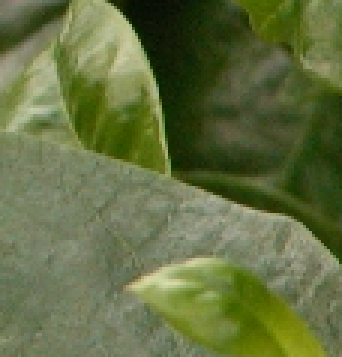
%> input picture 291/000t12.bmp, 114 x 119 px (shown 3 times larger); its folder holds only this picture in this run
$ octave aug_train_h5.m   (GNU Octave 9; MATLAB toolbox functions it lacks are replaced by stand-ins)
%> lines starting %> are read from the running program, lines starting %| are printed output that depends on the picture


clear
dataDir = '291';%fullfile('data', '291');
%mkdir('train');
count_train = 1;
count_label = 1;
f_lst = [];
f_lst = [f_lst; dir(fullfile(dataDir, '*.jpg'))];
f_lst = [f_lst; dir(fullfile(dataDir, '*.bmp'))];
patch_size = 41;
stride = 41;
data = zeros(patch_size, patch_size, 1, 1);
label = zeros(patch_size, patch_size, 1, 1);
down = [1,0.9,0.8,0.7];%
for f_iter = 1:numel(f_lst)
    %     disp(f_iter);
    f_info = f_lst(f_iter);
    if f_info.name == '.'
        continue;
    end
    f_path = fullfile(dataDir,f_info.name);
    %img_raw = imread(f_path);
    for i = 1:length(down)


        img_raw = imread(f_path);
%> img_raw is the input picture: size 119x114x3 uint8; mean R, G, B 99.4, 110.8, 65.4
        img_raw = rgb2ycbcr(img_raw);
%> img_raw: size 119x114x3 uint8; mean of channels 1, 2, 3 103.8, 109.8, 126.2

        img_raw = im2double(img_raw(:,:,1));
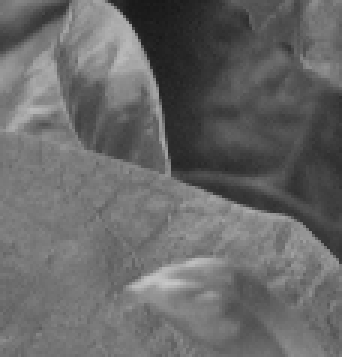
%> img_raw: size 119x114 double (shown 3 times larger); min 0.0941, max 0.78, mean 0.407

        img_raw = imresize(img_raw,down(i),'bicubic');

        img_size = size(img_raw);
%> img_size = [119 114]
        width = img_size(2);
%> width = 114
        height = img_size(1);
%> height = 119

        img_raw = img_raw(1:height-mod(height,12),1:width-mod(width,12),:);
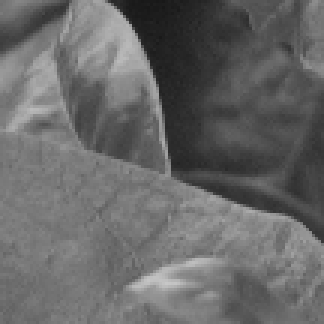
%> img_raw: size 108x108 double (shown 3 times larger); min 0.0941, max 0.78, mean 0.406

        img_size = size(img_raw);
%> img_size = [108 108]


        x_size = (img_size(2)-patch_size)/stride+1;
%> x_size = 2.63
        y_size = (img_size(1)-patch_size)/stride+1;
%> y_size = 2.63

        img_2 = imresize(imresize(img_raw,1/2,'bicubic'),[img_size(1),img_size(2)],'bicubic');
        img_3 = imresize(imresize(img_raw,1/3,'bicubic'),[img_size(1),img_size(2)],'bicubic');
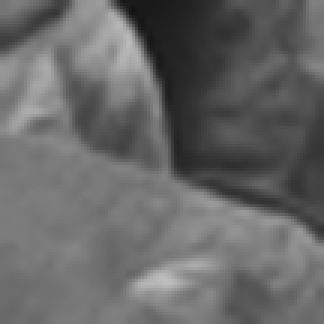
%> img_3: size 108x108 double (shown 3 times larger); min 0.0781, max 0.746, mean 0.406
        img_4 = imresize(imresize(img_raw,1/4,'bicubic'),[img_size(1),img_size(2)],'bicubic');

        for x = 0:x_size-1
            for y = 0:y_size-1
                x_coord = x*stride; y_coord = y*stride;
                patch_name = sprintf('train/%d',count_label);

                patch = imrotate(img_raw(y_coord+1:y_coord+patch_size,x_coord+1:x_coord+patch_size,:), 0);
                label(:, :, 1, count_label) = patch;  count_label = count_label + 1;
                %label(:, :, 1, count_label) = patch;  count_label = count_label + 1;
                %label(:, :, 1, count_label) = patch;  count_label = count_label + 1;

                %%save(patch_name, 'patch');
                patch = imrotate(img_2(y_coord+1:y_coord+patch_size,x_coord+1:x_coord+patch_size,:), 0);
                data(:, :, 1, count_train) = patch;  count_train = count_train + 1;
                %%save(sprintf('%s_2', patch_name), 'patch');
                %patch = imrotate(img_3(y_coord+1:y_coord+patch_size,x_coord+1:x_coord+patch_size,:), 0);
                %data(:, :, 1, count_train) = patch;  count_train = count_train + 1;
                %%save(sprintf('%s_3', patch_name), 'patch');
                %patch = imrotate(img_4(y_coord+1:y_coord+patch_size,x_coord+1:x_coord+patch_size,:), 0);
                %data(:, :, 1, count_train) = patch;  count_train = count_train + 1;
                %%save(sprintf('%s_4', patch_name), 'patch');


                patch_name = sprintf('train/%d',count_label);

                patch = imrotate(img_raw(y_coord+1:y_coord+patch_size,x_coord+1:x_coord+patch_size,:), 90);
                label(:, :, 1, count_label) = patch;  count_label = count_label + 1;
                %label(:, :, 1, count_label) = patch;  count_label = count_label + 1;
                %label(:, :, 1, count_label) = patch;  count_label = count_label + 1;
                %%save(patch_name, 'patch');
                patch = imrotate(img_2(y_coord+1:y_coord+patch_size,x_coord+1:x_coord+patch_size,:), 90);
                data(:, :, 1, count_train) = patch;  count_train = count_train + 1;
                %%save(sprintf('%s_2', patch_name), 'patch');
                %patch = imrotate(img_3(y_coord+1:y_coord+patch_size,x_coord+1:x_coord+patch_size,:), 90);
                %data(:, :, 1, count_train) = patch;  count_train = count_train + 1;
                %%save(sprintf('%s_3', patch_name), 'patch');
                %patch = imrotate(img_4(y_coord+1:y_coord+patch_size,x_coord+1:x_coord+patch_size,:), 90);
                %data(:, :, 1, count_train) = patch;  count_train = count_train + 1;
                %%save(sprintf('%s_4', patch_name), 'patch');

                patch_name = sprintf('train/%d',count_label);

                patch = fliplr(imrotate(img_raw(y_coord+1:y_coord+patch_size,x_coord+1:x_coord+patch_size,:), 0));
                label(:, :, 1, count_label) = patch;  count_label = count_label + 1;
                %label(:, :, 1, count_label) = patch;  count_label = count_label + 1;
                %label(:, :, 1, count_label) = patch;  count_label = count_label + 1;
                %%save(patch_name, 'patch');
                patch = fliplr(imrotate(img_2(y_coord+1:y_coord+patch_size,x_coord+1:x_coord+patch_size,:), 0));
                data(:, :, 1, count_train) = patch;  count_train = count_train + 1;
                %%save(sprintf('%s_2', patch_name), 'patch');
                %patch = fliplr(imrotate(img_3(y_coord+1:y_coord+patch_size,x_coord+1:x_coord+patch_size,:), 0));
                %data(:, :, 1, count_train) = patch;  count_train = count_train + 1;
                %%save(sprintf('%s_3', patch_name), 'patch');
                %patch = fliplr(imrotate(img_4(y_coord+1:y_coord+patch_size,x_coord+1:x_coord+patch_size,:), 0));
                %data(:, :, 1, count_train) = patch;  count_train = count_train + 1;
                %%save(sprintf('%s_4', patch_name), 'patch');


                patch_name = sprintf('train/%d',count_label);

                patch = fliplr(imrotate(img_raw(y_coord+1:y_coord+patch_size,x_coord+1:x_coord+patch_size,:), 90));
                label(:, :, 1, count_label) = patch;  count_label = count_label + 1;
                %label(:, :, 1, count_label) = patch;  count_label = count_label + 1;
                %label(:, :, 1, count_label) = patch;  count_label = count_label + 1;

                %%save(patch_name, 'patch');
                patch = fliplr(imrotate(img_2(y_coord+1:y_coord+patch_size,x_coord+1:x_coord+patch_size,:), 90));
                data(:, :, 1, count_train) = patch;  count_train = count_train + 1;
                %%save(sprintf('%s_2', patch_name), 'patch');
                %patch = fliplr(imrotate(img_3(y_coord+1:y_coord+patch_size,x_coord+1:x_coord+patch_size,:), 90));
                %data(:, :, 1, count_train) = patch;  count_train = count_train + 1;
                %%save(sprintf('%s_3', patch_name), 'patch');
                %patch = fliplr(imrotate(img_4(y_coord+1:y_coord+patch_size,x_coord+1:x_coord+patch_size,:), 90));
                %data(:, :, 1, count_train) = patch;  count_train = count_train + 1;
                %%save(sprintf('%s_4', patch_name), 'patch');
            end
        end
%> after the loop, count_label = 17; count_train = 17
    end

    display(count_label);
end
order = randperm(count_label-1);
data = data(:, :, 1, order);
label = label(:, :, 1, order);


%data=permute(data,[4 3 1 2]);
%label=permute(label,[4 3 1 2]);

h5create('train.h5','/data',size(data),'Datatype','double');
%> (this line was passed over: h5create is not available in this run)
h5create('train.h5','/label',size(label),'Datatype','double');
%> (this line was passed over: h5create is not available in this run)

h5write('train.h5','/data',data);
%> (this line was passed over: h5write is not available in this run)
h5write('train.h5','/label',label);
%> (this line was passed over: h5write is not available in this run)

$ run again, on 291/000t24.bmp
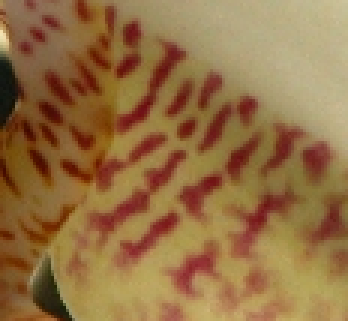
%> input picture 291/000t24.bmp, 116 x 107 px (shown 3 times larger)
%> img_raw is the input picture: size 107x116x3 uint8; mean R, G, B 148.2, 111.3, 67.3
%> `img_raw = im2double(img_raw(:,:,1));`:
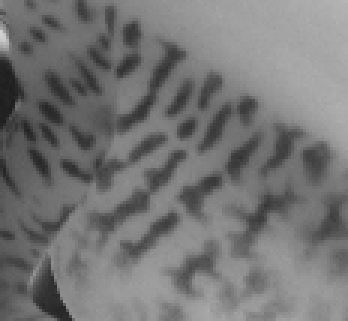
%> img_raw: size 107x116 double (shown 3 times larger); min 0.114, max 0.82, mean 0.458
%> `img_4 = imresize(imresize(img_raw,1/4,'bicubic'),[img_size(1),img_size..`:
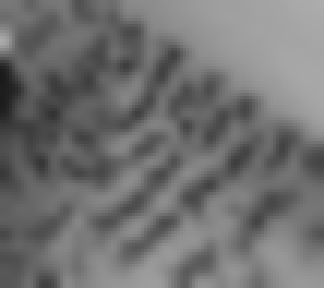
%> img_4: size 96x108 double (shown 3 times larger); min 0.105, max 0.676, mean 0.444
%> after the loop `for x = 0:x_size-1`: count_label = 17

$ run again, on 291/000t25.bmp
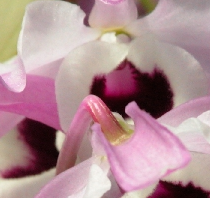
%> input picture 291/000t25.bmp, 210 x 198 px
%> img_raw is the input picture: size 198x210x3 uint8; mean R, G, B 177.2, 143.7, 148.5
%> `img_raw = img_raw(1:height-mod(height,12),1:width-mod(width,12),:);`:
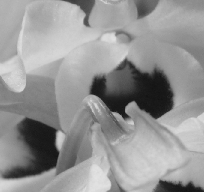
%> img_raw: size 192x204 double; min 0.0706, max 0.89, mean 0.583
%> `img_4 = imresize(imresize(img_raw,1/4,'bicubic'),[img_size(1),img_size..`:
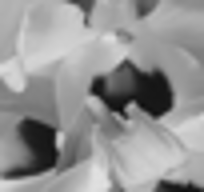
%> img_4: size 192x204 double; min 0.0449, max 0.885, mean 0.583
%> after the loop `for x = 0:x_size-1`: count_label = 65

$ run again, on 291/000t26.bmp
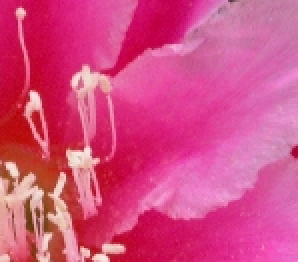
%> input picture 291/000t26.bmp, 149 x 131 px (shown 2 times larger)
%> img_raw is the input picture: size 131x149x3 uint8; mean R, G, B 213.8, 75.2, 131.6
%> `img_raw = im2double(img_raw(:,:,1));`:
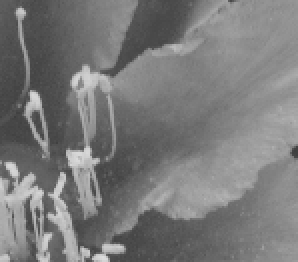
%> img_raw: size 131x149 double (shown 2 times larger); min 0.243, max 0.863, mean 0.477
%> `img_4 = imresize(imresize(img_raw,1/4,'bicubic'),[img_size(1),img_size..`:
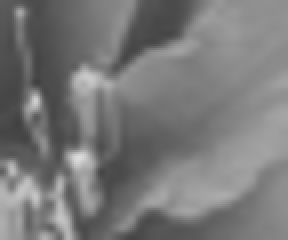
%> img_4: size 120x144 double (shown 2 times larger); min 0.252, max 0.864, mean 0.475
%> after the loop `for x = 0:x_size-1`: count_label = 25

$ run again, on 291/000t18.bmp
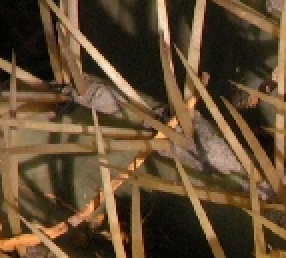
%> input picture 291/000t18.bmp, 143 x 129 px (shown 2 times larger)
%> img_raw is the input picture: size 129x143x3 uint8; mean R, G, B 96.3, 74.2, 48.2
%> `img_raw = im2double(img_raw(:,:,1));`:
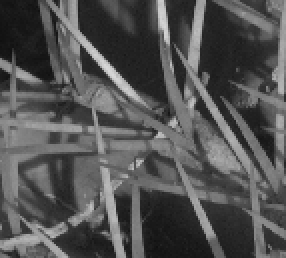
%> img_raw: size 129x143 double (shown 2 times larger); min 0.0627, max 0.847, mean 0.325
%> `img_4 = imresize(imresize(img_raw,1/4,'bicubic'),[img_size(1),img_size..`:
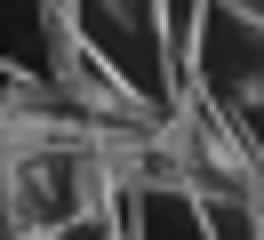
%> img_4: size 120x132 double (shown 2 times larger); min 0.0473, max 0.776, mean 0.325
%> after the loop `for x = 0:x_size-1`: count_label = 25
